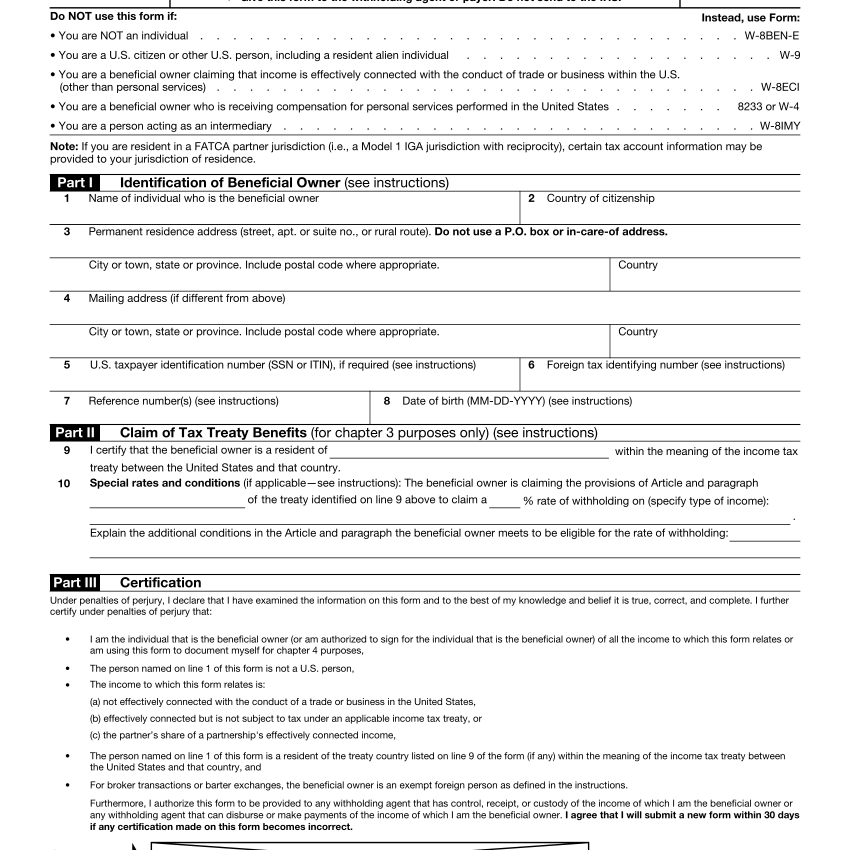
#> input picture scanner/resources/W-8BEN.png, 1700 x 1700 px (shown at 1/2 size)
$ python -i image.py   (imports and definitions only)
#> lines starting #> are read from the running program, lines starting #| are printed output that depends on the picture; after the words box and inside, x2 and y2 are one past the last pixel; in counts of white or black regions, pixels touching at a corner belong together
#> further down, picture is the input picture: shape (1700, 1700); min 0, max 255, mean 237.4
# -*- coding: utf-8 -*-
"""
Created on 30 Oct 2020 22:10:31
@author: jiahuei
"""
import logging
import cv2
import base64
import numpy as np
from typing import Dict
from functools import lru_cache
from scipy.spatial import distance as dist

logger = logging.getLogger(__name__)


class FlannEnum:
    # https://github.com/opencv/opencv/blob/4.5.0/modules/flann/include/opencv2/flann/defines.h#L70
    FLANN_INDEX_LINEAR = 0
    FLANN_INDEX_KDTREE = 1
    FLANN_INDEX_KMEANS = 2
    FLANN_INDEX_COMPOSITE = 3
    FLANN_INDEX_KDTREE_SINGLE = 4
    FLANN_INDEX_HIERARCHICAL = 5
    FLANN_INDEX_LSH = 6
    FLANN_INDEX_SAVED = 254
    FLANN_INDEX_AUTOTUNED = 255


# noinspection PyPep8Naming
class ComputeHomography:
    """
    https://opencv-python-tutroals.readthedocs.io/en/latest/py_tutorials/py_feature2d/py_feature_homography/py_feature_homography.html
    https://github.com/abidrahmank/OpenCV2-Python-Tutorials/blob/master/source/py_tutorials/py_feature2d/py_feature_homography/py_feature_homography.rst
    """

    # [81 lines left out: functions __init__, __call__, not called in this run]


# noinspection PyPep8Naming
class Detector_ORB_BEBLID:
    """
    https://github.com/iago-suarez/BEBLID
    BSD-3-Clause License
    """

    # [21 lines left out: functions __init__, detectAndCompute, not called in this run]


def read_image(path, grayscale=False):
    return cv2.imread(path, cv2.IMREAD_GRAYSCALE if grayscale else cv2.IMREAD_COLOR)


# [85 lines left out: functions resize_image, get_keypoint_detector_and_matcher, not called in this run]


def otsu_thresholding(
        image,
        gauss_blur_ksize=9,
        med_blur_pre_ksize=17,
        med_blur_post_ksize=17,
):
    """
    Image -> med_blur_pre -> gauss_blur -> Otsu -> med_blur_post -> Image
    References:
        https://docs.opencv.org/master/d7/d4d/tutorial_py_thresholding.html
        https://docs.opencv.org/master/d9/d61/tutorial_py_morphological_ops.html

    :param image: Image
    :param gauss_blur_ksize: Gaussian blur kernel size
    :param med_blur_pre_ksize: Median blur kernel size (before thresholding)
    :param med_blur_post_ksize: Median blur kernel size (after thresholding)
    :return:
    """
#> called with gauss_blur_ksize = 9, med_blur_pre_ksize = 17, med_blur_post_ksize = 17
    if not isinstance(image, np.ndarray):
        raise TypeError(
            f"Expected `image` of type `np.ndarray`, saw {type(image)}"
        )
    if image.ndim == 2 or (image.ndim == 3 and image.shape[2] == 1):
        pass
    else:
        raise ValueError(
            f"Input `image` must be be 2-D or 3-D with 1 channel only, saw {image.shape}"
        )
    # Median blur to remove foreground noise
    image = cv2.medianBlur(image, med_blur_pre_ksize)
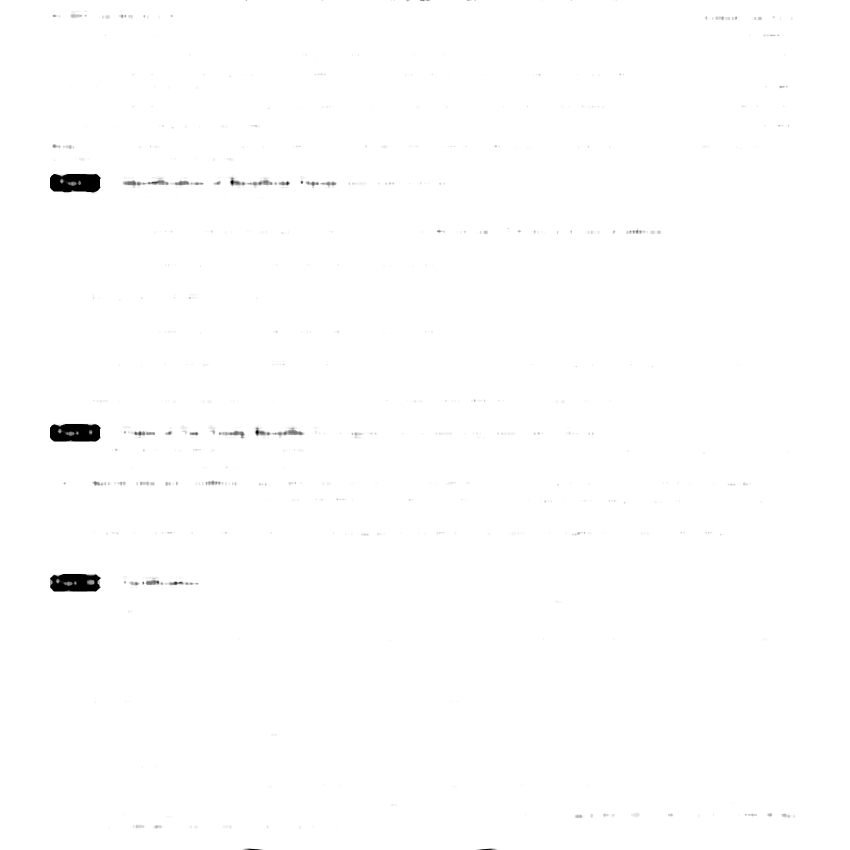
#> image: shape (1700, 1700) (shown at 1/2 size); min 0, max 255, mean 253.8
    # Gaussian filtering to remove noise
    image = cv2.GaussianBlur(image, (gauss_blur_ksize, gauss_blur_ksize), 0)
    # Otsu's thresholding
    threshold, image = cv2.threshold(image, 0, 255, cv2.THRESH_BINARY + cv2.THRESH_OTSU)
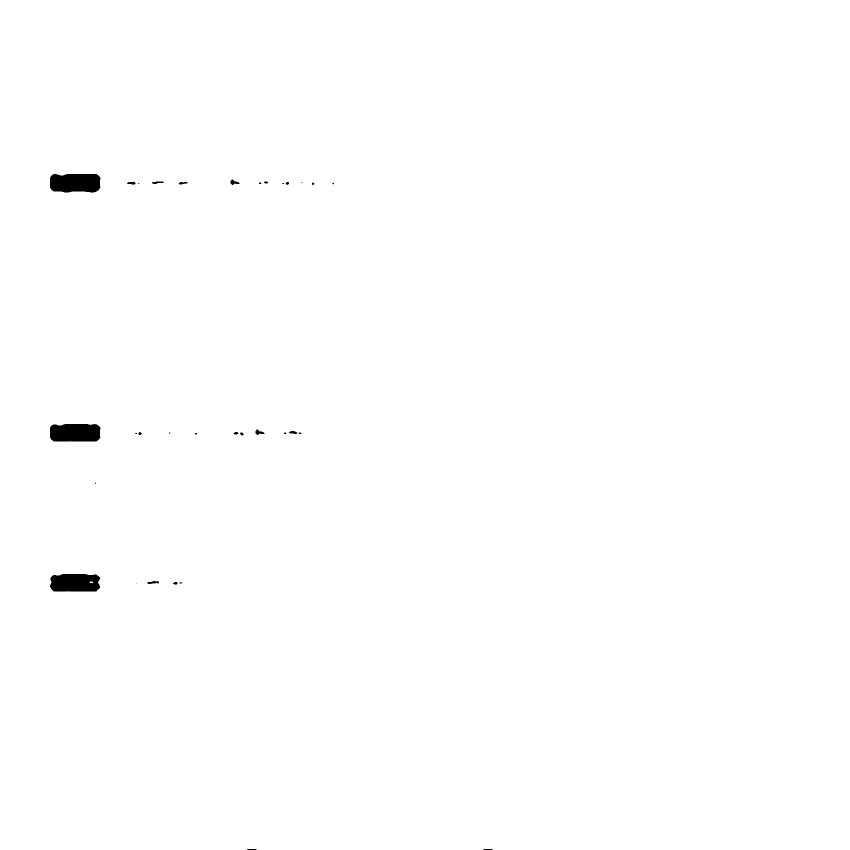
#> image: shape (1700, 1700) (shown at 1/2 size); 99.6% white; 32 black regions (14 under 20 px), largest, box (x1, y1, x2, y2) and area: (100, 348, 201, 385) 3440, (100, 848, 201, 883) 3356, (100, 1148, 201, 1183) 3231
#> threshold = 143
    image = cv2.medianBlur(image, med_blur_post_ksize)
#> image: shape (1700, 1700); 99.7% white; 5 black regions (2 under 20 px), largest, box (x1, y1, x2, y2) and area: (100, 348, 200, 385) 3340, (100, 848, 200, 883) 3258, (101, 1148, 198, 1183) 3146
    # [10 lines of commented-out code are left out]
    return image, threshold


def polygon_area(x, y):
    # https://stackoverflow.com/a/30408825
    return 0.5 * np.abs(np.dot(x, np.roll(y, 1)) - np.dot(y, np.roll(x, 1)))


# [186 lines left out: functions detect_and_sort, line_intersection, generate_bbox, visualise_bbox, order_points, four_point_transform and 1 more, not called in this run]


@lru_cache(maxsize=4, typed=True)
def get_gamma_table(inv_gamma):
    return np.array([((i / 255.0) ** inv_gamma) * 255 for i in np.arange(0, 256)]).astype("uint8")


def bytes_to_ndarray(data: bytes) -> np.ndarray:
    # https://stackoverflow.com/a/52495126
    return cv2.imdecode(np.frombuffer(data, np.uint8), cv2.IMREAD_COLOR)


def ndarray_to_bytes(data: np.ndarray, image_type=".jpg"):
    return cv2.imencode(image_type, data)[1].tobytes()


def base64str_to_ndarray(data: str) -> np.ndarray:
    return bytes_to_ndarray(base64.b64decode(data))


def ndarray_to_base64str(data: np.ndarray) -> str:
    # https://stackoverflow.com/a/57830004
    return base64.b64encode(ndarray_to_bytes(data)).decode()

>>> import cv2
>>> picture = cv2.imread('../resources/W-8BEN.png', cv2.IMREAD_GRAYSCALE)
>>> result = otsu_thresholding(picture)
